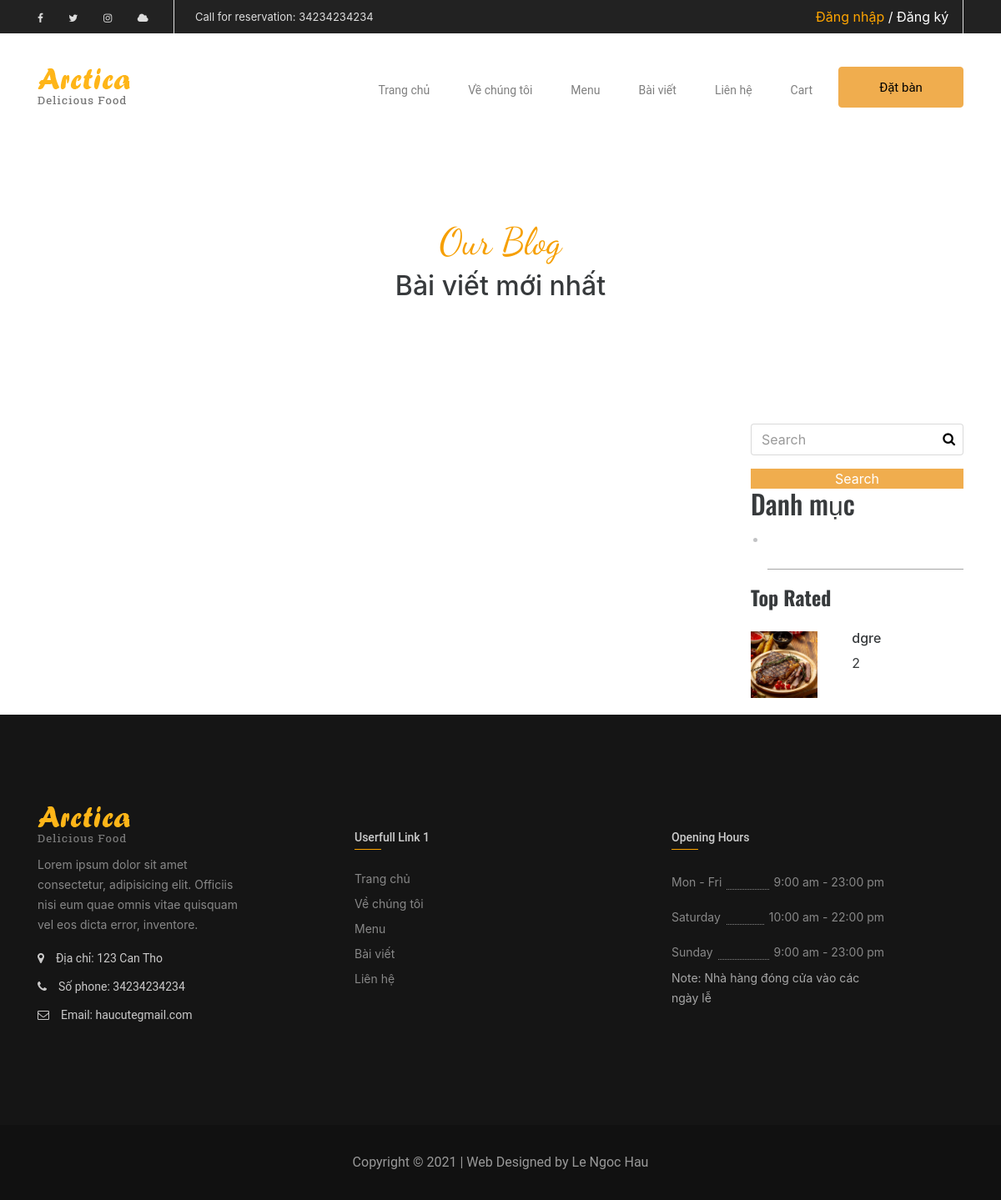
Page /blog/category/3/m-thc on the earlier database version.
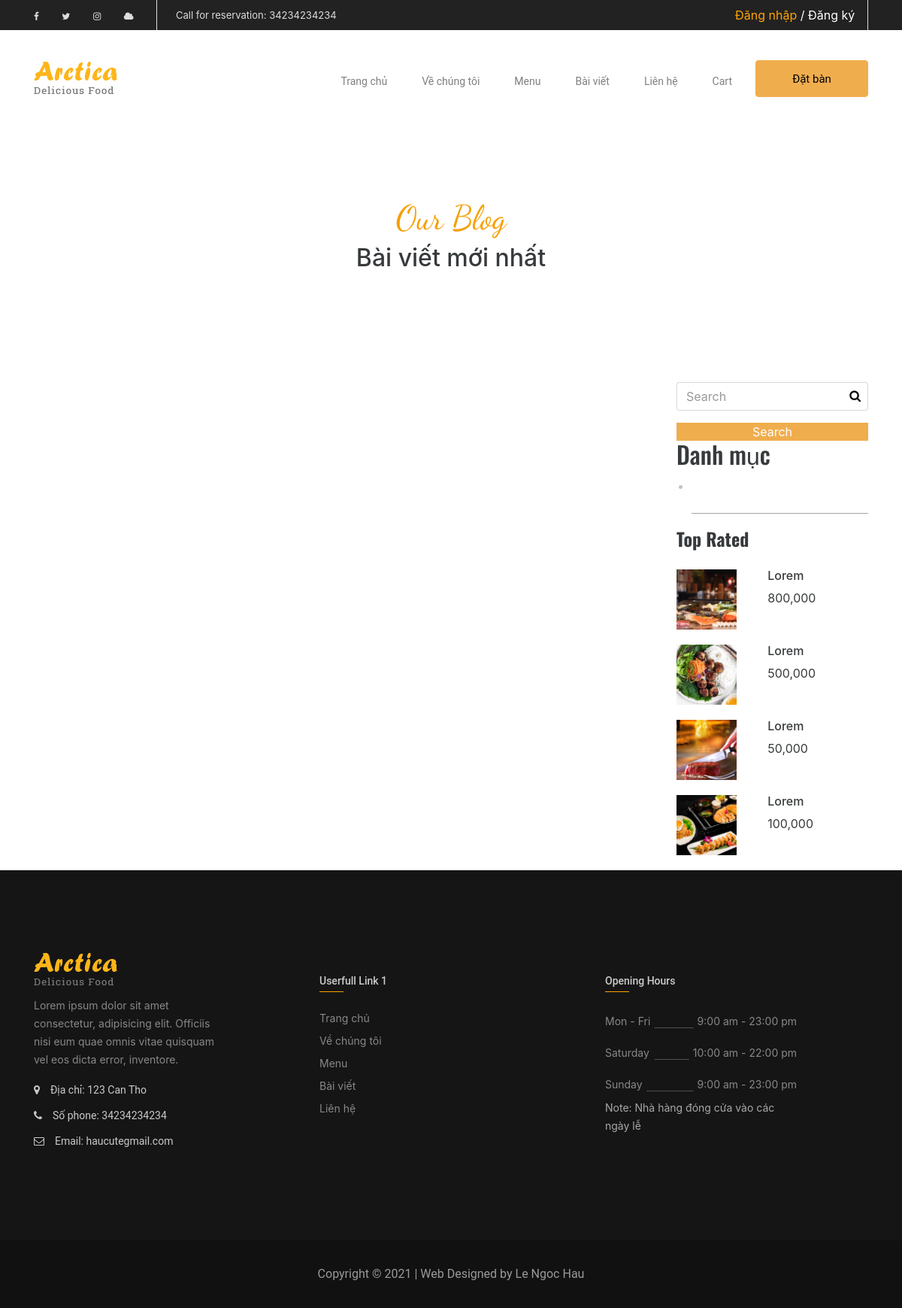
Same page on the later database version.
### menu/models.py (models this page shows, shortened)
class Food(models.Model):
    image = models.ImageField('Ảnh món ăn')
    foodName = models.CharField('Tên món ăn', max_length=100)
    amount=models.IntegerField('Số lượng',default=0)
    description = models.TextField('Mô tả món ăn')
    price = models.DecimalField('Giá',max_digits=20, decimal_places=0,default=0)
    status = models.BooleanField('Trạng thái món ăn', default=True)
    class Meta:
        verbose_name = _("Thực đơn món")
        verbose_name_plural = _("Thực đơn món")
    def image_tag(self):
        return mark_safe('<img src="{}" height="50", width="90px";/>'.format(self.image.url))
    image_tag.short_description='Image'
    def FormatToVND(self):
        return '{:3,}'.format(self.price) + ' ' + 'đ'
    FormatToVND.short_description = 'Giá'

### blog/views.py (the view)
# urls.py: path('category/<int:id>/<slug:slug>', views.category_products, name='category_products'),
def category_products(request,id,slug):
    category = Category.objects.all()
    blogs=blog.objects.filter(category_id=id)
    foods = Food.objects.all().order_by('-id')[0:4]
    contactInfo = ContactInfo.objects.get(pk=1)
    return render(
        request=request,
        template_name='category_blog.html',
        context={
            'blogs': blogs,
            'category': category,
            'foods': foods,
            'contactInfo': contactInfo,
        }
    )

### templates/category_blog.html (shortened to what this page needs)
{% extends "base.html" %}
{% load static %}
{% load humanize %}
{% block main %}
	<div class="tintuchome wow flipInY">
		<div class="container">
			<div class="row">
				<div class="col-sm-12 text-xs-center">
					<div class="tdtintuchome">
						<span class="ourblog  fontdacing">Our Blog</span>
						<h2>Bài viết mới nhất</h2>
					</div>
				</div>
			</div>
		</div>
	</div>
	<section class="noidungtin">
		<div class="container">
			<div class="row">
				<div class="col-sm-9 ndttren">
					<div class="khoiphantrang">
						<div class="container">
							<div class="row">
								<div class="col-sm-12">
									<nav class="phantrang">
									</nav>
								</div>
							</div>
						</div>
					</div>
				</div>
				<div class="col-sm-3">
					<form method="GET">
						<div class="search">
							<div class="form-group thanhsearch">
								<input type="text" class="form-control" placeholder="Search" name="q">
							</div>
							<button type="submit" class="iconsearch"><i class="fa fa-search"></i></button>
							<button class="button w-100 btn_4" style="background-color: #f0ad4e;border: none; color: white;" type="submit">Search</button>
						</div>
					</form>
					<div class="categories  wow fadeInUp">
						<h2 class="fontoswald">Danh mục</h2>
						<div class="khoicategories fontroboto">
							<ul>
							{% load mptt_tags %}
							{% recursetree category %}
								<li>
								</li>
							{% endrecursetree %}
							</ul>
						</div>
					</div>
					<div class="toprated  wow fadeInRight">
						<h4 class="fontoswald chutoprated">Top Rated</h4>
						<div class="container">
							{% for food in foods %}
								{% if food.status == True %}
									<div class="row khoitoprated">
										<div class="col-sm-4 anhtoprated">
											<img src="{{food.image.url}}"  alt="" width="80" height="80" style="object-fit: cover;">
										</div>
										<div class="col-sm-7 push-sm-1 khoigiamgia">
											<h6>{{food.foodName|truncatewords:2}}</h6>
											<span>{{food.price|intcomma}}</span>
										</div>
									</div>
								{% endif %}
							{% endfor %}
						</div>
					</div>
				</div>
			</div>
		</div>
	</section>
{% endblock %}

Differences in the rows shown:
removed Food: image (picture), foodName "dgre", price "2"
added Food: image (picture), foodName "Lorem", price "800,000"
added Food: image (picture), foodName "Lorem", price "500,000"
added Food: image (picture), foodName "Lorem", price "50,000"
added Food: image (picture), foodName "Lorem", price "100,000"
